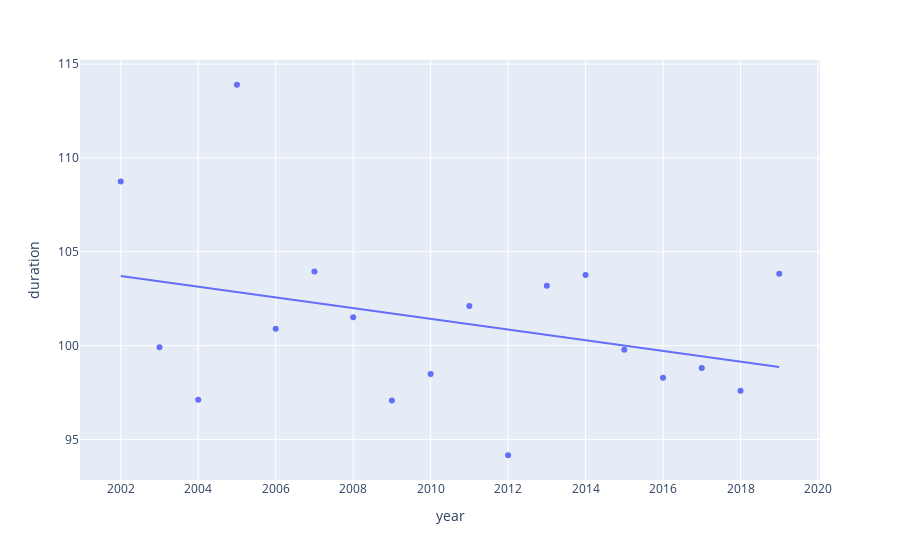

Source (notebook cell):
### Code cell
fig = px.scatter(num_vars_per_year, x="year", y="duration", trendline="ols")
fig.show()

### Figure 1 — Plotly figure (JSON) as saved in the notebook; plotly's stock layout.template omitted (floating-point values rounded to 4 significant figures)
{"data": [{"hoverlabel": {"namelength": 0}, "hovertemplate": "year=%{x}<br>duration=%{y}", "legendgroup": "", "marker": {"color": "#636efa", "symbol": "circle"}, "mode": "markers", "name": "", "showlegend": false, "type": "scatter", "x": [2002, 2003, 2004, 2005, 2006, 2007, 2008, 2009, 2010, 2011, 2012, 2013, 2014, 2015, 2016, 2017, 2018, 2019], "xaxis": "x", "y": [108.8, 99.91, 97.11, 113.9, 100.9, 103.9, 101.5, 97.08, 98.48, 102.1, 94.16, 103.2, 103.8, 99.78, 98.28, 98.81, 97.59, 103.8], "yaxis": "y"}, {"hoverlabel": {"namelength": 0}, "hovertemplate": "<b>OLS trendline</b><br>duration = -0.285152 * year + 674.581<br>R<sup>2</sup>=0.107713<br><br>year=%{x}<br>duration=%{y} <b>(trend)</b>", "legendgroup": "", "marker": {"color": "#636efa", "symbol": "circle"}, "mode": "lines", "name": "", "showlegend": false, "type": "scatter", "x": [2002, 2003, 2004, 2005, 2006, 2007, 2008, 2009, 2010, 2011, 2012, 2013, 2014, 2015, 2016, 2017, 2018, 2019], "xaxis": "x", "y": [103.7, 103.4, 103.1, 102.9, 102.6, 102.3, 102.0, 101.7, 101.4, 101.1, 100.9, 100.6, 100.3, 100.0, 99.72, 99.43, 99.14, 98.86], "yaxis": "y"}], "layout": {"autosize": true, "legend": {"tracegroupgap": 0}, "margin": {"t": 60}, "xaxis": {"anchor": "y", "autorange": true, "domain": [0, 1], "range": [2001.0, 2020.0], "title": {"text": "year"}, "type": "linear"}, "yaxis": {"anchor": "x", "autorange": true, "domain": [0, 1], "range": [92.76, 115.3], "title": {"text": "duration"}, "type": "linear"}}}
